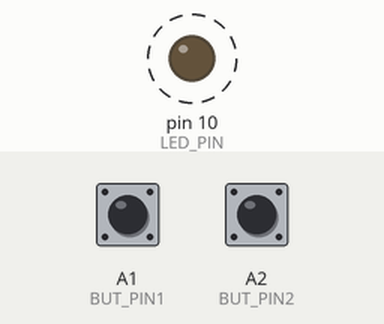
The sketch below on a simulated Arduino Uno, built with avr-gcc and run on an emulated ATmega328P. Parts: output pins drawn as LEDs (lit = HIGH). Dashed ring = blinking. Inputs (shaded band) come from the test bench; at power-on: A1 (BUT_PIN1) HIGH, A2 (BUT_PIN2) HIGH.

Above: at 0.5 s.
Timing chart, 0 to 4.6 s (numbered marks = the images above):
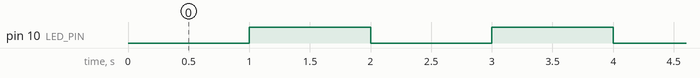

The sketch:

ex2.ino
```cpp
#define LED_PIN 10
#define BUT_PIN1 A1
#define BUT_PIN2 A2

unsigned long time;
unsigned long timeOne;
unsigned long timeTwo;
int oneFlag;
int twoFlag;
unsigned long limit;
bool even;

void setup()
{
  pinMode(LED_PIN, OUTPUT);
  pinMode(BUT_PIN1, INPUT);
  pinMode(BUT_PIN2, INPUT);
  time = millis();
  timeOne = 0;
  timeTwo = 0;
  oneFlag = 1;
  twoFlag = 1;
  limit = 1000;
  even = true;
}

void loop()
{
  unsigned long actual = millis();
  unsigned long dif = actual - time;
  unsigned limitDif;

  if(dif >= limit)
  {
    time = actual;

    if(even) digitalWrite(LED_PIN, HIGH);

    else digitalWrite(LED_PIN, LOW);

    even = !even;
  }

  int one = digitalRead(BUT_PIN1);
  int two = digitalRead(BUT_PIN2);

  if(!one) timeOne = millis();
  if(!two) timeTwo = millis();
  bool beenPressed = timeOne || timeTwo;
  unsigned long butTimeDif = abs(timeOne - timeTwo);

  if(beenPressed && butTimeDif  <= 500)
  {
    digitalWrite(LED_PIN, HIGH);
    while(1);
  }

  if(one && !oneFlag) limit += 100;
  if(two && !twoFlag) limit -= 100;

  oneFlag = one;
  twoFlag = two;
}
```

Measured:
- by itself, pin 10 (LED_PIN): alternates HIGH for 1.0 s and LOW for 1.0 s
